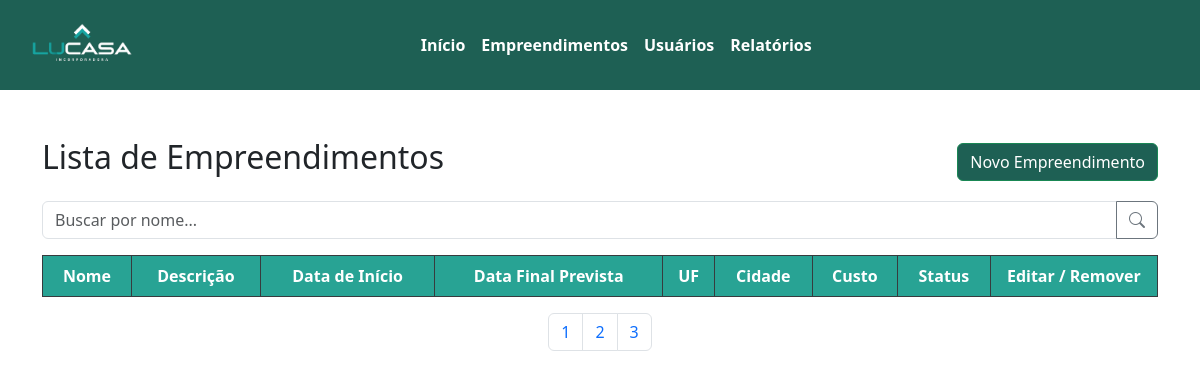
Page /listaEmpreendimento/ on the earlier database version.
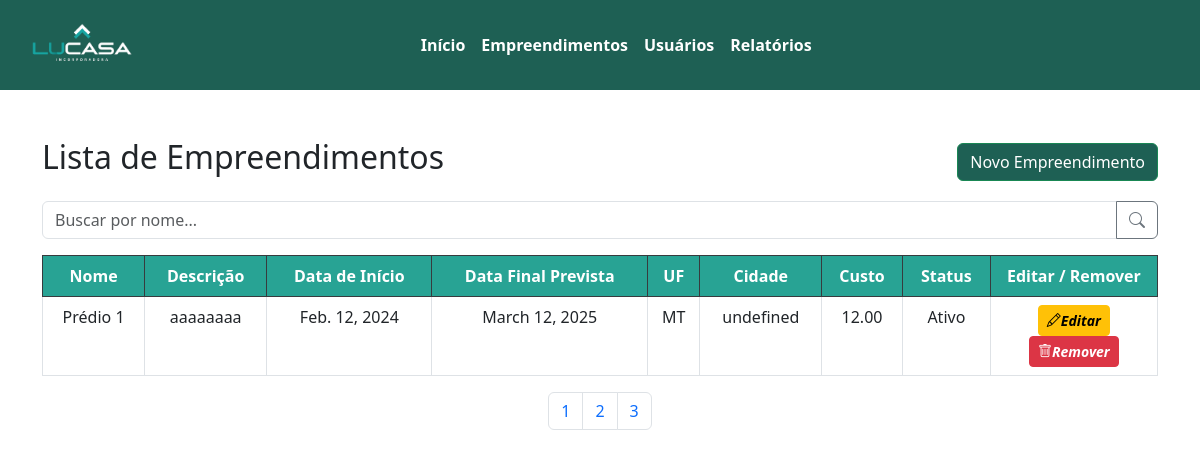
Same page on the later database version.
### appteste/models.py (models this page shows)
class Empreendimento(models.Model):
    Nome = models.CharField(max_length=100, default="")
    Descricao = models.TextField(max_length=200)
    Data_inicio = models.DateField("Data inicio", default=datetime.now)
    Data_fim_prevista = models.DateField("Data fim prev")
    Data_fim = models.DateField("Data fim")
    UF = models.CharField(max_length=2, default="")
    Cidade = models.CharField(max_length=50, default="")
    Valor_total = models.DecimalField(max_digits=10, decimal_places=2)
    Ativo = models.BooleanField(default=True)
    Usuario = models.ForeignKey(Usuario, on_delete=models.CASCADE)

### appteste/views.py (the view)
# urls.py: path("listaEmpreendimento/", views.listaEmpreendimento, name="listaEmpreendimento"),
def listaEmpreendimento(request):
    emp = Empreendimento.objects.all().filter(Ativo = True)
    context = {"emp": emp}
    return render(request=request, context=context,
                  template_name='appteste/Empreendimento/listaEmpreendimento.html')

### appteste/templates/appteste/Empreendimento/listaEmpreendimento.html (shortened to what this page needs)
{% extends "appteste/cabecalho.html" %}
{% block content%}
<head>
    {% load static%}
    <link href="{% static 'css/listas.css' %}" rel="stylesheet">
    <link rel="stylesheet"
        href="https://cdnjs.cloudflare.com/ajax/libs/bootstrap-icons/1.10.5/font/bootstrap-icons.min.css">
</head>
<body>
    <div class="container mt-5">
        <div class="d-flex justify-content-between align-items-center mb-3">
            <h2>Lista de Empreendimentos</h2>
            <button class="btn btn-success"><a href="../cadEmpreendimento/">Novo Empreendimento</a></button>
        </div>
        <div class="input-group mb-3">
            <input type="text" class="form-control" placeholder="Buscar por nome..." aria-label="Buscar por nome">
            <button class="btn btn-outline-secondary" type="button"><i class="bi bi-search"></i></button>
        </div>
        <table class="table table-bordered table-hover">
            <thead class="table-dark">
                <tr>
                    <th style="background-color: #28A394;">Nome</th>
                    <th style="background-color: #28A394;">Descrição</th>
                    <th style="background-color: #28A394;">Data de Início</th>
                    <th style="background-color: #28A394;">Data Final Prevista</th>
                    <th style="background-color: #28A394;">UF</th>
                    <th style="background-color: #28A394;">Cidade</th>
                    <th style="background-color: #28A394;">Custo</th>
                    <th style="background-color: #28A394;">Status</th>
                    <th style="background-color: #28A394; width: 15%;">Editar / Remover</th>
                </tr>
            </thead>
            <tbody>
                {% for e in emp %}
                <tr>
                    <td>{{e.Nome}}</td>
                    <td>{{e.Descricao}}</td>
                    <td>{{e.Data_inicio}}</td>
                    <td>{{e.Data_fim_prevista}}</td>
                    <td>{{e.UF}}</td>
                    <td>{{e.Cidade}}</td>
                    <td>{{e.Valor_total}}</td>
                    <td>
                        {% if e.Ativo %}
                        Ativo
                        {% else %}
                        Inativo
                        {% endif %}
                    </td>
                    <td>
                        <button class="btn btn-warning btn-sm">
                            <a href="{% url 'updateEmp' e.id %}" style="text-decoration: none; color: rgb(0, 0, 0);">
                                <i class="bi bi-pencil"><strong>Editar</strong></i>
                            </a>
                        </button>
                        <button class="btn btn-danger btn-sm">
                            <a href="{% url 'deleteEmp' e.id %}" style="text-decoration: none; color: white;">
                                <i class="bi bi-trash"><strong>Remover</strong></i>
                            </a>
                        </button>
                    </td>
                </tr>
                {% endfor %}
            </tbody>
        </table>
        <div class="d-flex justify-content-center">
            <nav aria-label="Navegação de página">
                <ul class="pagination">
                    <li class="page-item"><a class="page-link" href="#">1</a></li>
                    <li class="page-item"><a class="page-link" href="#">2</a></li>
                    <li class="page-item"><a class="page-link" href="#">3</a></li>
                </ul>
            </nav>
        </div>
    </div>
    {%endblock%}

Differences in the rows shown:
added Empreendimento: Nome "Prédio 1", Descricao "aaaaaaaa", Data_inicio "Feb. 12, 2024", Data_fim_prevista "March 12, 2025", UF "MT", Cidade "undefined", Valor_total "12.00", Ativo "Ativo"
